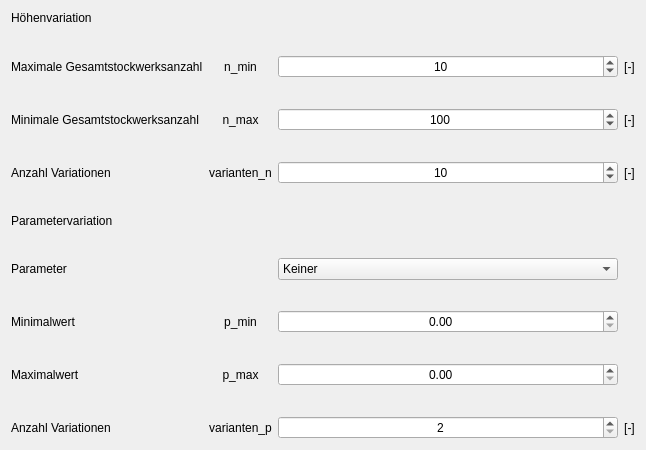
          <widget class="QWidget" name="tab_2">
           <attribute name="title">
            <string>Multiberechnung</string>
           </attribute>
           <layout class="QVBoxLayout" name="verticalLayout_16">
            <item>
             <layout class="QGridLayout" name="gridLayout_6">
              <property name="verticalSpacing">
               <number>30</number>
              </property>
              <item row="5" column="2">
               <widget class="QComboBox" name="comboBox_parameter">
                <item>
                 <property name="text">
                  <string>Keiner</string>
                 </property>
                </item>
                <item>
                 <property name="text">
                  <string>Staffelung n_abschnitt</string>
                 </property>
                </item>
                <item>
                 <property name="text">
                  <string>Deckengewicht g_k1</string>
                 </property>
                </item>
                <item>
                 <property name="text">
                  <string>Windlast q_b</string>
                 </property>
                </item>
                <item>
                 <property name="text">
                  <string>Gebäudeform psi_r</string>
                 </property>
                </item>
                <item>
                 <property name="text">
                  <string>Verformungsverhältnis w_EI/w_GA</string>
                 </property>
                </item>
                <item>
                 <property name="text">
                  <string>Mindestwirksamkeit Framed Tube tube_wirksam</string>
                 </property>
                </item>
                <item>
                 <property name="text">
                  <string>Anzahl Stiele pro Raster (Framed Tube) n_stiele/b_raster</string>
                 </property>
                </item>
                <item>
                 <property name="text">
                  <string>Anzahl Outrigger</string>
                 </property>
                </item>
                <item>
                 <property name="text">
                  <string>Steifigkeitsverhältnis Alpha (Outrigger)</string>
                 </property>
                </item>
                <item>
                 <property name="text">
                  <string>Steifigkeitsverhältnis Beta (Outrigger)</string>
                 </property>
                </item>
               </widget>
              </item>
              <item row="4" column="0">
               <widget class="QLabel" name="label_27">
                <property name="sizePolicy">
                 <sizepolicy hsizetype="Preferred" vsizetype="Fixed">
                  <horstretch>0</horstretch>
                  <verstretch>0</verstretch>
                 </sizepolicy>
                </property>
                <property name="text">
                 <string>Parametervariation</string>
                </property>
               </widget>
              </item>
              <item row="3" column="1">
               <widget class="QLabel" name="label_112_10">
                <property name="text">
                 <string>varianten_n</string>
                </property>
                <property name="alignment">
                 <set>Qt::AlignCenter</set>
                </property>
               </widget>
              </item>
              <item row="1" column="2">
               <widget class="QSpinBox" name="spinBox_n_min">
                <property name="alignment">
                 <set>Qt::AlignCenter</set>
                </property>
                <property name="maximum">
                 <number>99</number>
                </property>
                <property name="value">
                 <number>10</number>
                </property>
               </widget>
              </item>
              <item row="3" column="2">
               <widget class="QSpinBox" name="spinBox_varianten_n">
                <property name="alignment">
                 <set>Qt::AlignCenter</set>
                </property>
                <property name="minimum">
                 <number>2</number>
                </property>
                <property name="maximum">
                 <number>99</number>
                </property>
                <property name="value">
                 <number>10</number>
                </property>
               </widget>
              </item>
              <item row="3" column="0">
               <widget class="QLabel" name="label_111_10">
                <property name="text">
                 <string>Anzahl Variationen</string>
                </property>
               </widget>
              </item>
              <item row="1" column="3">
               <widget class="QLabel" name="label_114_12">
                <property name="text">
                 <string>[-]</string>
                </property>
                <property name="alignment">
                 <set>Qt::AlignCenter</set>
                </property>
               </widget>
              </item>
              <item row="2" column="1">
               <widget class="QLabel" name="label_112_11">
                <property name="text">
                 <string>n_max</string>
                </property>
                <property name="alignment">
                 <set>Qt::AlignCenter</set>
                </property>
               </widget>
              </item>
              <item row="8" column="0">
               <widget class="QLabel" name="label_22">
                <property name="text">
                 <string>Anzahl Variationen</string>
                </property>
               </widget>
              </item>
              <item row="2" column="2">
               <widget class="QSpinBox" name="spinBox_n_max">
                <property name="alignment">
                 <set>Qt::AlignCenter</set>
                </property>
                <property name="maximum">
                 <number>999</number>
                </property>
                <property name="value">
                 <number>100</number>
                </property>
               </widget>
              </item>
              <item row="2" column="0">
               <widget class="QLabel" name="label_111_11">
                <property name="text">
                 <string>Minimale Gesamtstockwerksanzahl</string>
                </property>
               </widget>
              </item>
              <item row="6" column="2">
               <widget class="QDoubleSpinBox" name="spinBox_p_min">
                <property name="alignment">
                 <set>Qt::AlignCenter</set>
                </property>
                <property name="maximum">
                 <double>9999.989999999999782</double>
                </property>
               </widget>
              </item>
              <item row="5" column="0">
               <widget class="QLabel" name="label_18">
                <property name="text">
                 <string>Parameter</string>
                </property>
               </widget>
              </item>
              <item row="1" column="1">
               <widget class="QLabel" name="label_112_12">
                <property name="text">
                 <string>n_min</string>
                </property>
                <property name="alignment">
                 <set>Qt::AlignCenter</set>
                </property>
               </widget>
              </item>
              <item row="7" column="1">
               <widget class="QLabel" name="label_112_14">
                <property name="text">
                 <string>p_max</string>
                </property>
                <property name="alignment">
                 <set>Qt::AlignCenter</set>
                </property>
               </widget>
              </item>
              <item row="7" column="3">
               <widget class="QLabel" name="label_p_max">
                <property name="text">
                 <string/>
                </property>
                <property name="alignment">
                 <set>Qt::AlignCenter</set>
                </property>
               </widget>
              </item>
              <item row="6" column="0">
               <widget class="QLabel" name="label_20">
                <property name="text">
                 <string>Minimalwert</string>
                </property>
               </widget>
              </item>
              <item row="0" column="0">
               <widget class="QLabel" name="label_111_13">
                <property name="sizePolicy">
                 <sizepolicy hsizetype="Preferred" vsizetype="Fixed">
                  <horstretch>0</horstretch>
                  <verstretch>0</verstretch>
                 </sizepolicy>
                </property>
                <property name="text">
                 <string>Höhenvariation</string>
                </property>
               </widget>
              </item>
              <item row="7" column="2">
               <widget class="QDoubleSpinBox" name="spinBox_p_max">
                <property name="alignment">
                 <set>Qt::AlignCenter</set>
                </property>
                <property name="maximum">
                 <double>9999.989999999999782</double>
                </property>
               </widget>
              </item>
              <item row="3" column="3">
               <widget class="QLabel" name="label_114_10">
                <property name="text">
                 <string>[-]</string>
                </property>
                <property name="alignment">
                 <set>Qt::AlignCenter</set>
                </property>
               </widget>
              </item>
              <item row="8" column="2">
               <widget class="QDoubleSpinBox" name="spinBox_varianten_p">
                <property name="alignment">
                 <set>Qt::AlignCenter</set>
                </property>
                <property name="decimals">
                 <number>0</number>
                </property>
                <property name="minimum">
                 <double>2.000000000000000</double>
                </property>
                <property name="maximum">
                 <double>99.000000000000000</double>
                </property>
                <property name="value">
                 <double>2.000000000000000</double>
                </property>
               </widget>
              </item>
              <item row="1" column="0">
               <widget class="QLabel" name="label_111_12">
                <property name="text">
                 <string>Maximale Gesamtstockwerksanzahl</string>
                </property>
               </widget>
              </item>
              <item row="2" column="3">
               <widget class="QLabel" name="label_114_11">
                <property name="text">
                 <string>[-]</string>
                </property>
                <property name="alignment">
                 <set>Qt::AlignCenter</set>
                </property>
               </widget>
              </item>
              <item row="7" column="0">
               <widget class="QLabel" name="label_23">
                <property name="text">
                 <string>Maximalwert</string>
                </property>
               </widget>
              </item>
              <item row="6" column="1">
               <widget class="QLabel" name="label_112_15">
                <property name="text">
                 <string>p_min</string>
                </property>
                <property name="alignment">
                 <set>Qt::AlignCenter</set>
                </property>
               </widget>
              </item>
              <item row="8" column="1">
               <widget class="QLabel" name="label_112_13">
                <property name="text">
                 <string>varianten_p</string>
                </property>
                <property name="alignment">
                 <set>Qt::AlignCenter</set>
                </property>
               </widget>
              </item>
              <item row="6" column="3">
               <widget class="QLabel" name="label_p_min">
                <property name="text">
                 <string/>
                </property>
                <property name="alignment">
                 <set>Qt::AlignCenter</set>
                </property>
               </widget>
              </item>
              <item row="8" column="3">
               <widget class="QLabel" name="label_17">
                <property name="text">
                 <string>[-]</string>
                </property>
                <property name="alignment">
                 <set>Qt::AlignCenter</set>
                </property>
               </widget>
              </item>
             </layout>
            </item>
           </layout>
          </widget>
